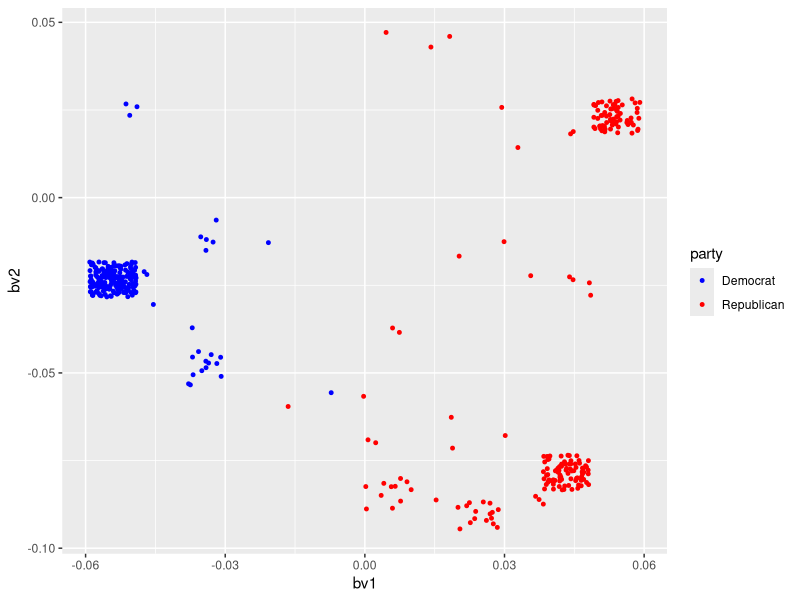
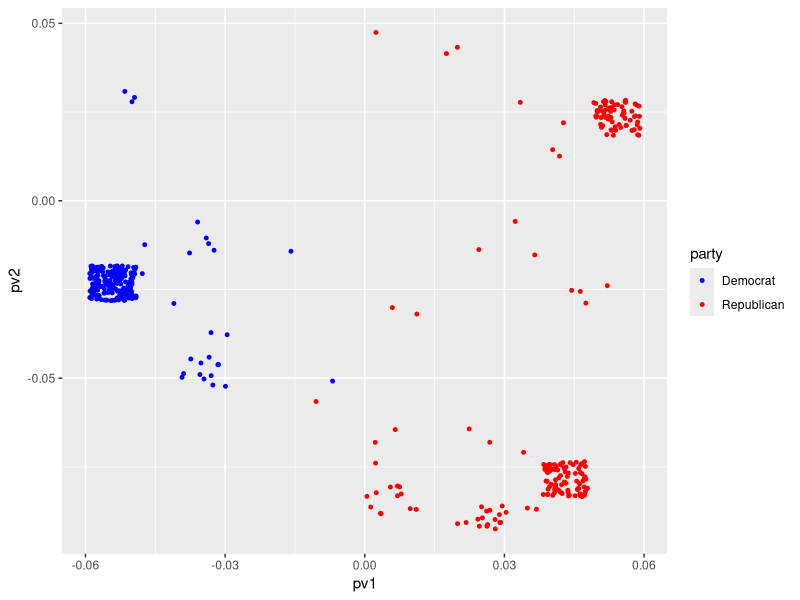
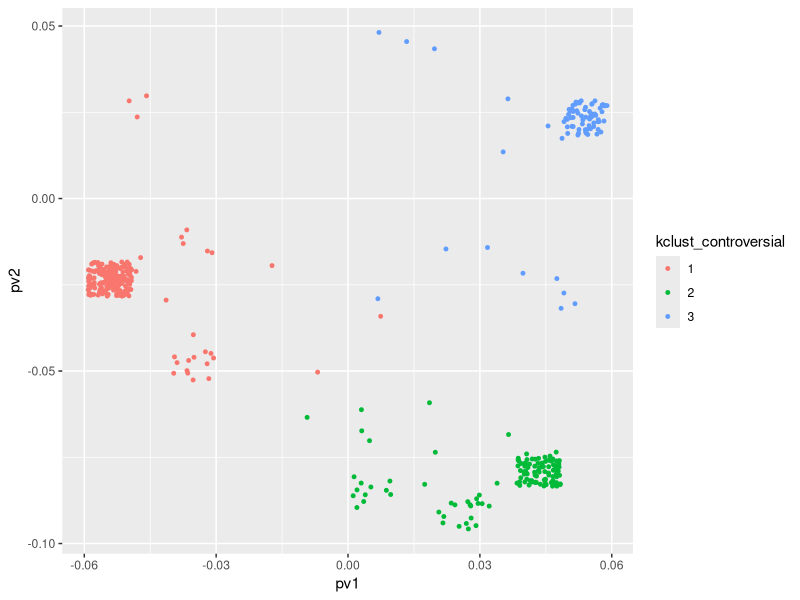
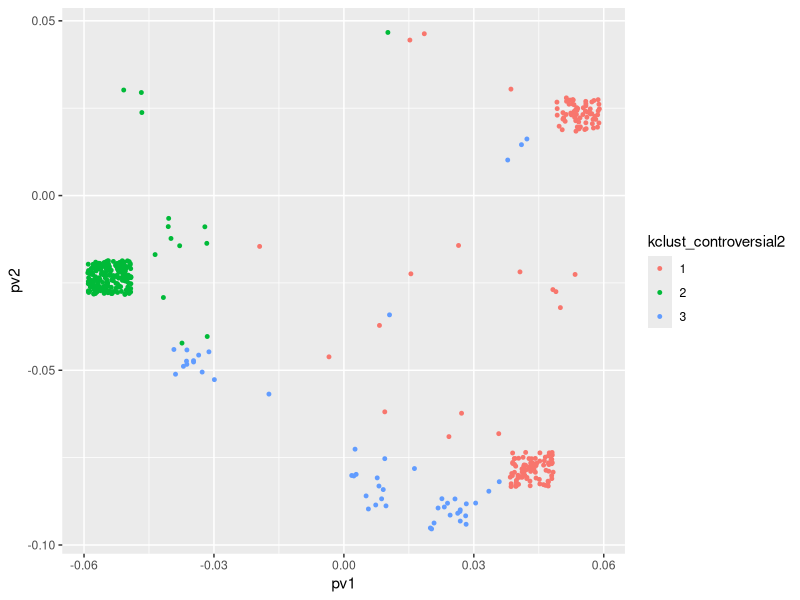
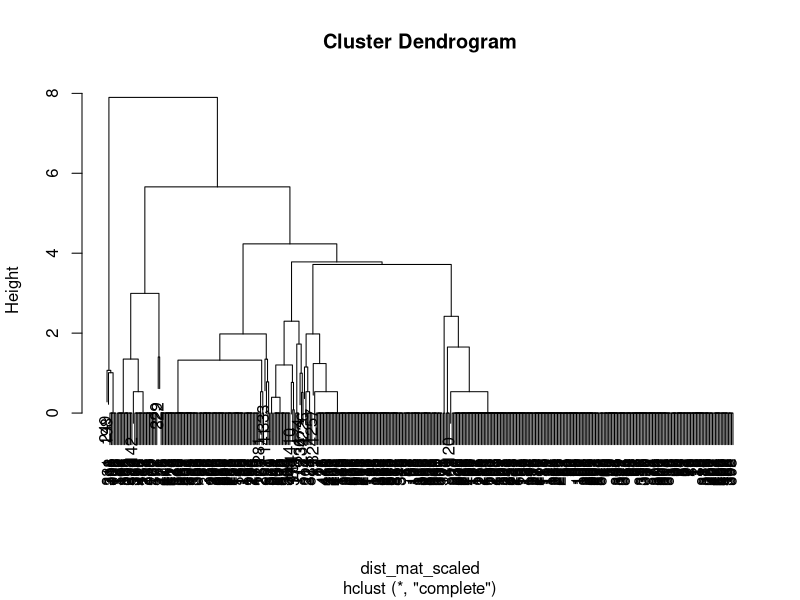
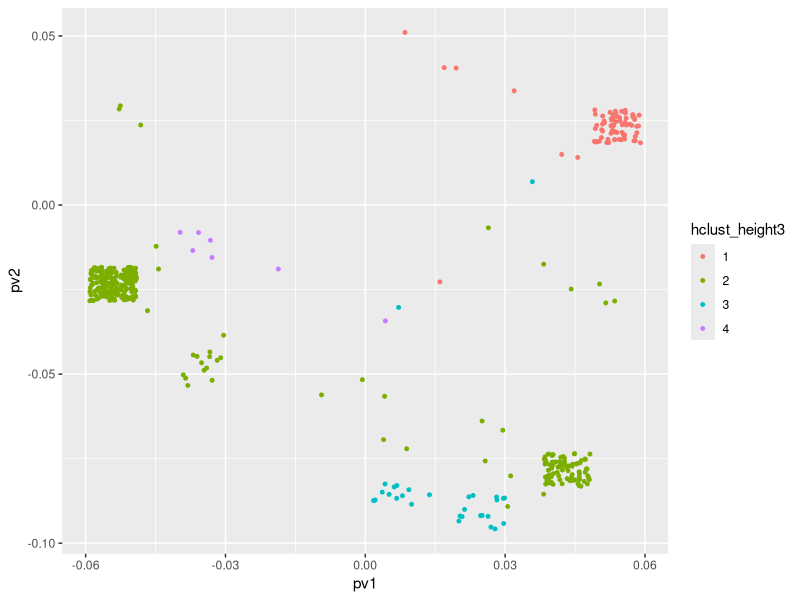
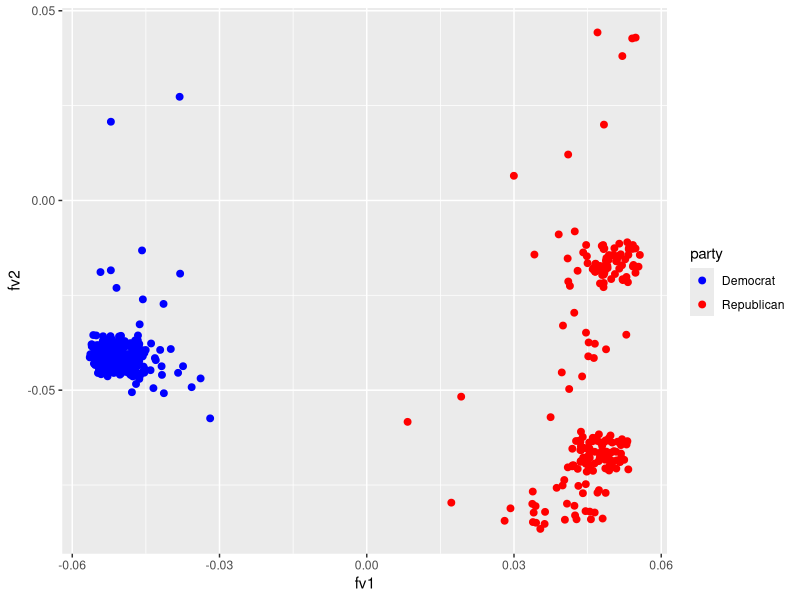

Write the R code that produced these figures, in order.
## ---- chunk 1
knitr::opts_chunk$set(echo = TRUE)
## ---- chunk 2
library(readr)
library(ggplot2)
library(dplyr)
## ---- chunk 3
matrix<-read.csv("fullmatrix.csv")

B<-as.matrix(matrix[1:429,4:9])
btb<-t(B)%*%B
btb
eigen(btb)
## ---- chunk 4
bu1<-svd(btb)$u[,1]/norm(svd(btb)$u[,1],'2') #normalized dominate eigenvector
bu2<-svd(btb)$u[,2]/norm(svd(btb)$u[,2], '2') #normalized second eigenvector
btbval <- svd(btb)$d
head(bu1)

## ---- chunk 5
btbval/sum(btbval)
## ---- chunk 6
bbt <- B %*% t(B)
bv1 <- eigen(bbt)$vectors[,1]/norm(eigen(bbt)$vectors[,1],'2') #normalized v1
bv2 <- eigen(bbt)$vectors[,2]/norm(eigen(bbt)$vectors[,2],'2') #normalized v2

marijuana <- data.frame(
  name = matrix[1:429,2],
  party = matrix[1:429,3],
  bv1 = bv1,
  bv2 = bv2
)


ggplot() + 
  geom_jitter(data = marijuana, aes(x = bv1, y = bv2, color = party),size=1,height=.005,width=.005) +
  scale_color_manual(values = c("Democrat" = "blue", "Republican" = "red"))

## ---- chunk 7
Bappro <- sqrt(eigen(btb)$values[1]) * bu1 %*% t(bv1) + sqrt(eigen(btb)$values[2]) * bu2 %*% t(bv2)
Bappro
## ---- chunk 8
P<-as.matrix(matrix[1:429,10:24])
ptp<-t(P)%*%P
ptp
eigen(ptp)

pu1<-svd(ptp)$u[,1]/norm(svd(ptp)$u[,1],'2') #normalized dominate eigenvector
pu2<-svd(ptp)$u[,2]/norm(svd(ptp)$u[,2],'2') #normalized second eigenvector
ptpval <- svd(ptp)$d
## ---- chunk 9
ptpval/sum(ptpval)
## ---- chunk 10
ppt <- P %*% t(P)
pv1 <- eigen(bbt)$vectors[,1]/norm(eigen(bbt)$vectors[,1],'2') #normalized v1
pv2 <- eigen(bbt)$vectors[,2]/norm(eigen(bbt)$vectors[,2],'2') #normalized v2
pv3 <- eigen(bbt)$vectors[,3]/norm(eigen(bbt)$vectors[,3],'2') #normalized v3
controversial <- data.frame(
  name = matrix[1:429,2],
  party = matrix[1:429,3],
  pv1 = pv1,
  pv2 = pv2,
  pv3 = pv3
)
## ---- chunk 11
ggplot(controversial,aes(pv1,pv2)) + 
  geom_jitter(aes(color = party),size=1,width=.005,height=.005) +
  scale_color_manual(values = c("Democrat" = "blue", "Republican" = "red"))
## ---- chunk 12
Pappro <- sqrt(eigen(ptp)$values[1]) * pu1 %*% t(pv1) + sqrt(eigen(ptp)$values[2]) * pu2 %*% t(pv2)
Pappro
## ---- chunk 13
B_upperRepub <- marijuana %>% filter(bv1 > 0.045, bv2 > 0.018, bv2 < 0.03)
#View(upperRepub)
B_upperRepub$name
## ---- chunk 14
B_lowerRepub <- marijuana %>% filter(bv1 > 0.036, bv2 < -0.07, bv2 > -0.09)
#View(lowerRepub)
B_lowerRepub$name
## ---- chunk 15
P_upperRepub <- controversial %>% filter(bv1 > 0.045, bv2 > 0.018, bv2 < 0.03)
#View(P_upperRepub)
P_upperRepub$name
## ---- chunk 16
P_lowerRepub <- controversial %>% filter(bv1 > 0.036, bv2 < -0.07, bv2 > -0.09)
#View(P_lowerRepub)
P_lowerRepub$name
## ---- chunk 17
intersect(B_upperRepub$name,P_upperRepub$name)
## ---- chunk 18
intersect(B_lowerRepub$name,P_lowerRepub$name)
## ---- chunk 19
controversial_k<-controversial%>% 
  select(pv1,pv2,pv3)
set.seed(169)
kclust_controversial<-kmeans(scale(controversial_k),centers=3)

head(kclust_controversial)


controversial<-controversial%>%
  mutate(kclust_controversial=as.factor(kclust_controversial$cluster))
ggplot(controversial,aes(pv1,pv2)) + 
  geom_jitter(aes(color = kclust_controversial),size=1,width=.005,height=.005) 
controversial$pv3
## ---- chunk 20
kclust_controversial2<-kmeans(controversial_k,centers=3)
head(kclust_controversial2)
controversial<-controversial%>%
  mutate(kclust_controversial2=as.factor(kclust_controversial2$cluster))
ggplot(controversial,aes(pv1,pv2)) + 
  geom_jitter(aes(color = kclust_controversial2),size=1,width=.005,height=.005) 
controversial$pv3
## ---- chunk 21
dist_mat_scaled<-dist(scale(controversial_k))
hc_complete<-hclust(dist_mat_scaled,method="complete")
plot(hc_complete)
controversial<-controversial%>%
  mutate(hclust_height3=factor(cutree(hc_complete,h=4)))
ggplot(controversial,aes(pv1,pv2)) + 
  geom_jitter(aes(color = hclust_height3),size=1,width=.005,height=.005)
## ---- chunk 22
Ful<-as.matrix(matrix[1:429,4:24])
ftf<-t(Ful)%*%Ful
ftf
eigen(ftf)

fu1<-svd(ftf)$u[,1]/norm(svd(ftf)$u[,1],'2') #normalized dominate eigenvector
fu2<-svd(ftf)$u[,2]/norm(svd(ftf)$u[,2],'2') #normalized second eigenvector
ftfval <- svd(ftf)$d
head(fu1)


ftfval/sum(ftfval)

fft <- Ful %*% t(Ful)
fv1 <- eigen(fft)$vectors[,1]/norm(eigen(fft)$vectors[,1],'2') #normalized v1
fv1
fv2 <- eigen(fft)$vectors[,2]/norm(eigen(fft)$vectors[,2],'2') #normalized v2

full <- data.frame(
  party = matrix[1:429,3],
  fv1 = fv1,
  fv2 = fv2
)


ggplot() + 
  geom_jitter(data = full, aes(x = fv1, y = fv2, color = party,label=controversial$name),size=2,width=.005,height=.005)+
  geom_text()+
  scale_color_manual(values = c("Democrat" = "blue", "Republican" = "red"))
## ---- chunk 23
Fappro <- sqrt(eigen(ftf)$values[1]) * fu1 %*% t(fv1) + sqrt(eigen(ftf)$values[2]) * fu2 %*% t(fv2)
Fappro
